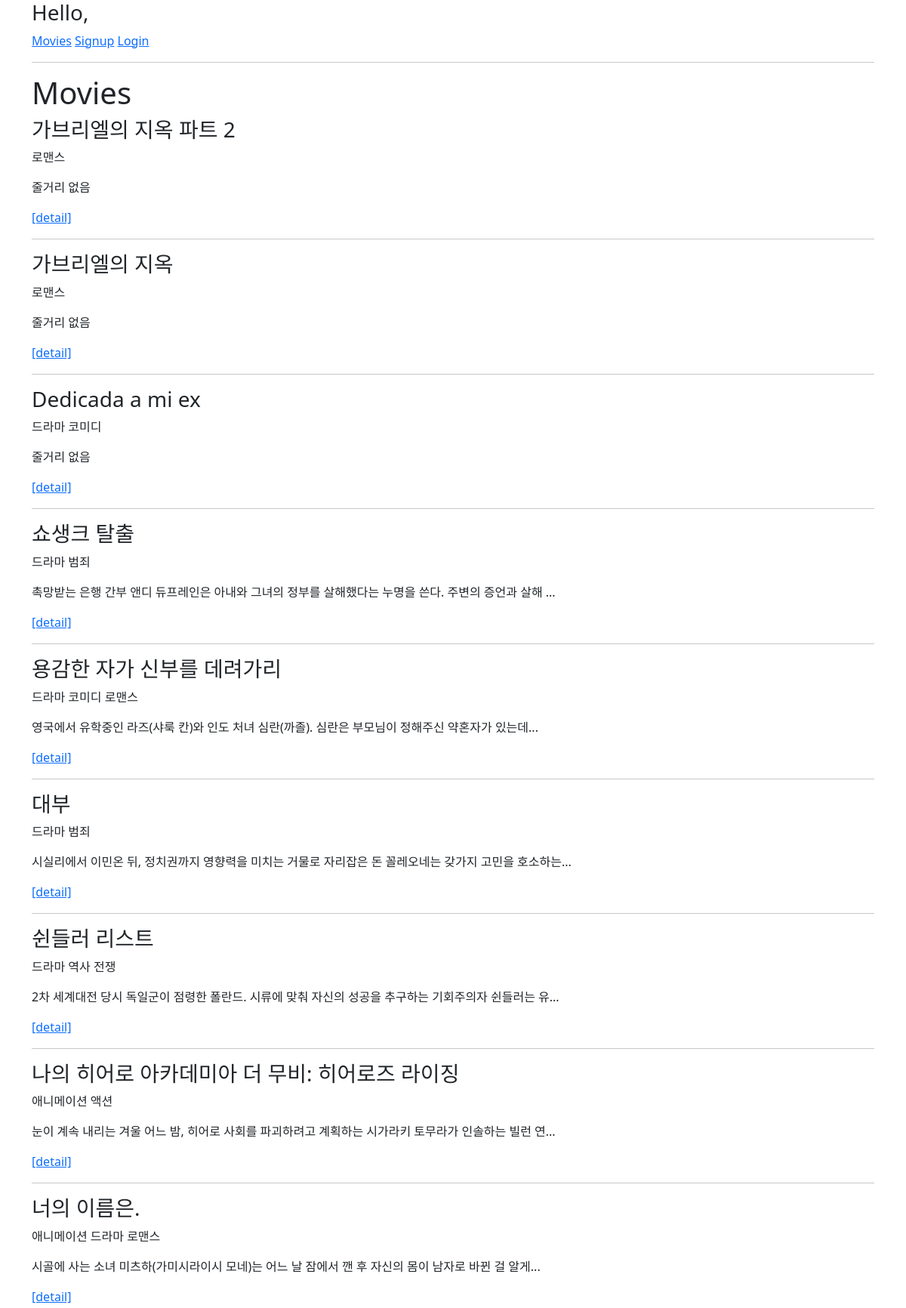
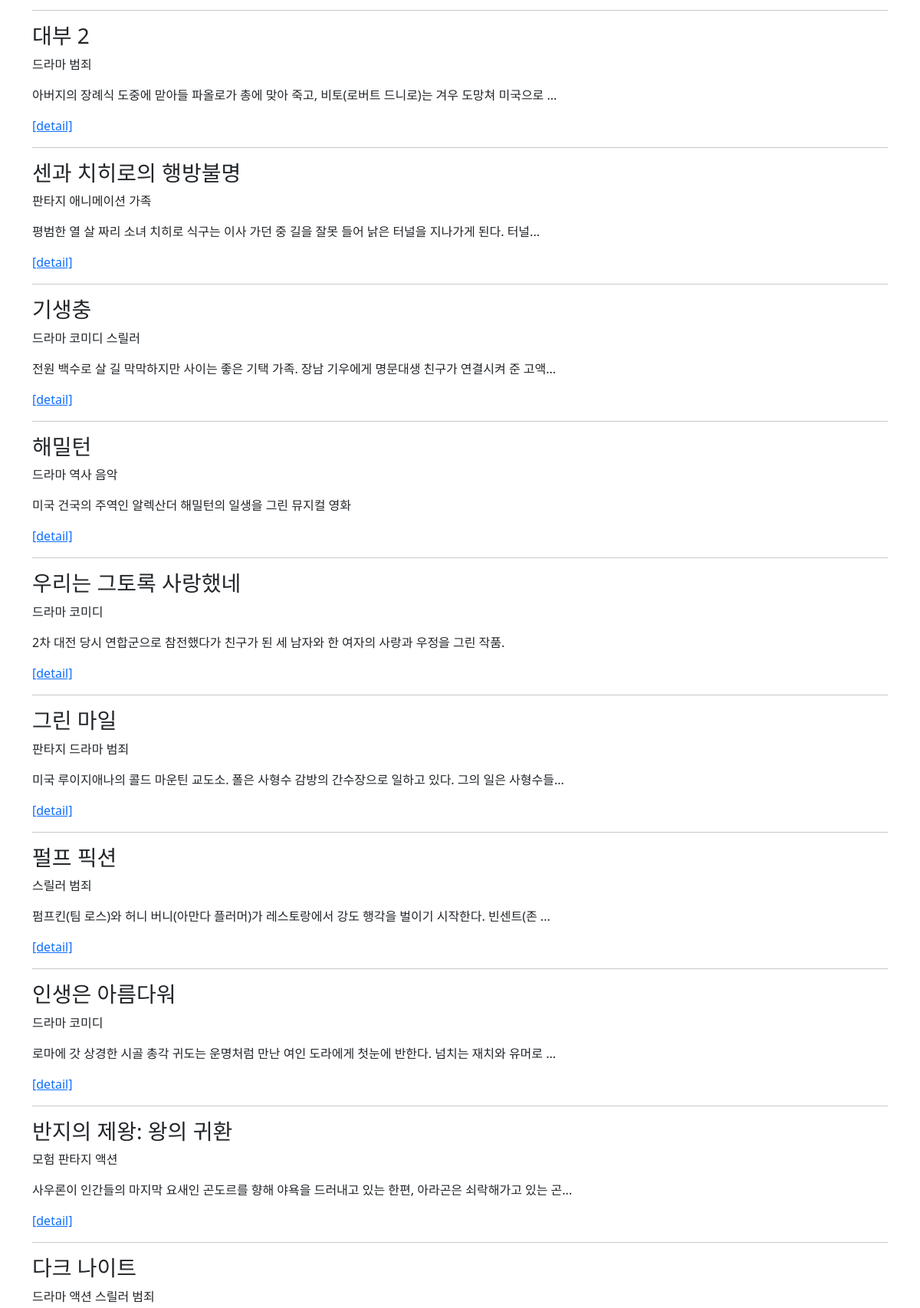
Page /movies/ (upper part) on the committed database (2 pictures, top to bottom).
### movies/models.py (models this page shows)
class Movie(models.Model):
    title = models.CharField(max_length=100)
    release_date = models.DateField()
    popularity = models.FloatField()
    vote_count = models.IntegerField()
    vote_average = models.FloatField()
    overview = models.TextField()
    poster_path = models.CharField(max_length=200)
    genres = models.ManyToManyField(Genre)

class Genre(models.Model):
    name = models.CharField(max_length=50)

### movies/views.py (the view)
# urls.py: path('', views.index, name='index'),
@require_GET
def index(request):
    movies = Movie.objects.all()
    context = {
        'movies': movies,
    }
    return render(request, 'movies/index.html', context)

### movies/templates/movies/index.html
{% extends 'base.html' %}
{% block content %}
  <h1>Movies</h1>
  {% for movie in movies %}
    <h3>{{ movie.title }}</h3>
    <p>
      {% for genre in movie.genres.all %}
        <span>{{ genre.name }}</span>
      {% endfor %}
    </p>
    {% if movie.overview %}
      <p>{{ movie.overview|truncatechars:60 }}</p>
    {% else %}
      <p>줄거리 없음</p>
    {% endif %}
    <a href="{% url 'movies:detail' movie.pk %}">[detail]</a>
    <hr>
  {% endfor %}
{% endblock %}

### rows in the picture
Movie: title "가브리엘의 지옥 파트 2", overview "줄거리 없음"
Genre: name "로맨스"
Movie: title "가브리엘의 지옥", overview "줄거리 없음"
Movie: title "Dedicada a mi ex", overview "줄거리 없음"
Genre: name "드라마"
Genre: name "코미디"
Movie: title "쇼생크 탈출", overview "촉망받는 은행 간부 앤디 듀프레인은 아내와 그녀의 정부를 살해했다는 누명을 쓴다. 주변의 증언과 살해 ..."
Genre: name "범죄"
Movie: title "용감한 자가 신부를 데려가리", overview "영국에서 유학중인 라즈(샤룩 칸)와 인도 처녀 심란(까졸). 심란은 부모님이 정해주신 약혼자가 있는데..."
Movie: title "대부", overview "시실리에서 이민온 뒤, 정치권까지 영향력을 미치는 거물로 자리잡은 돈 꼴레오네는 갖가지 고민을 호소하는..."
Movie: title "쉰들러 리스트", overview "2차 세계대전 당시 독일군이 점령한 폴란드. 시류에 맞춰 자신의 성공을 추구하는 기회주의자 쉰들러는 유..."
Genre: name "역사"
Genre: name "전쟁"
Movie: title "나의 히어로 아카데미아 더 무비: 히어로즈 라이징", overview "눈이 계속 내리는 겨울 어느 밤, 히어로 사회를 파괴하려고 계획하는 시가라키 토무라가 인솔하는 빌런 연..."
Genre: name "애니메이션"
Genre: name "액션"
Movie: title "너의 이름은.", overview "시골에 사는 소녀 미츠하(가미시라이시 모네)는 어느 날 잠에서 깬 후 자신의 몸이 남자로 바뀐 걸 알게..."
Movie: title "대부 2", overview "아버지의 장례식 도중에 맏아들 파올로가 총에 맞아 죽고, 비토(로버트 드니로)는 겨우 도망쳐 미국으로 ..."
Movie: title "센과 치히로의 행방불명", overview "평범한 열 살 짜리 소녀 치히로 식구는 이사 가던 중 길을 잘못 들어 낡은 터널을 지나가게 된다. 터널..."
Genre: name "판타지"
Genre: name "가족"
Movie: title "기생충", overview "전원 백수로 살 길 막막하지만 사이는 좋은 기택 가족. 장남 기우에게 명문대생 친구가 연결시켜 준 고액..."
Genre: name "스릴러"
Movie: title "해밀턴", overview "미국 건국의 주역인 알렉산더 해밀턴의 일생을 그린 뮤지컬 영화"
Genre: name "음악"
Movie: title "우리는 그토록 사랑했네", overview "2차 대전 당시 연합군으로 참전했다가 친구가 된 세 남자와 한 여자의 사랑과 우정을 그린 작품."
Movie: title "그린 마일", overview "미국 루이지애나의 콜드 마운틴 교도소. 폴은 사형수 감방의 간수장으로 일하고 있다. 그의 일은 사형수들..."
Movie: title "펄프 픽션", overview "펌프킨(팀 로스)와 허니 버니(아만다 플러머)가 레스토랑에서 강도 행각을 벌이기 시작한다. 빈센트(존 ..."
Movie: title "인생은 아름다워", overview "로마에 갓 상경한 시골 총각 귀도는 운명처럼 만난 여인 도라에게 첫눈에 반한다. 넘치는 재치와 유머로 ..."
Movie: title "반지의 제왕: 왕의 귀환", overview "사우론이 인간들의 마지막 요새인 곤도르를 향해 야욕을 드러내고 있는 한편, 아라곤은 쇠락해가고 있는 곤..."
Genre: name "모험"
Movie: title "다크 나이트"
